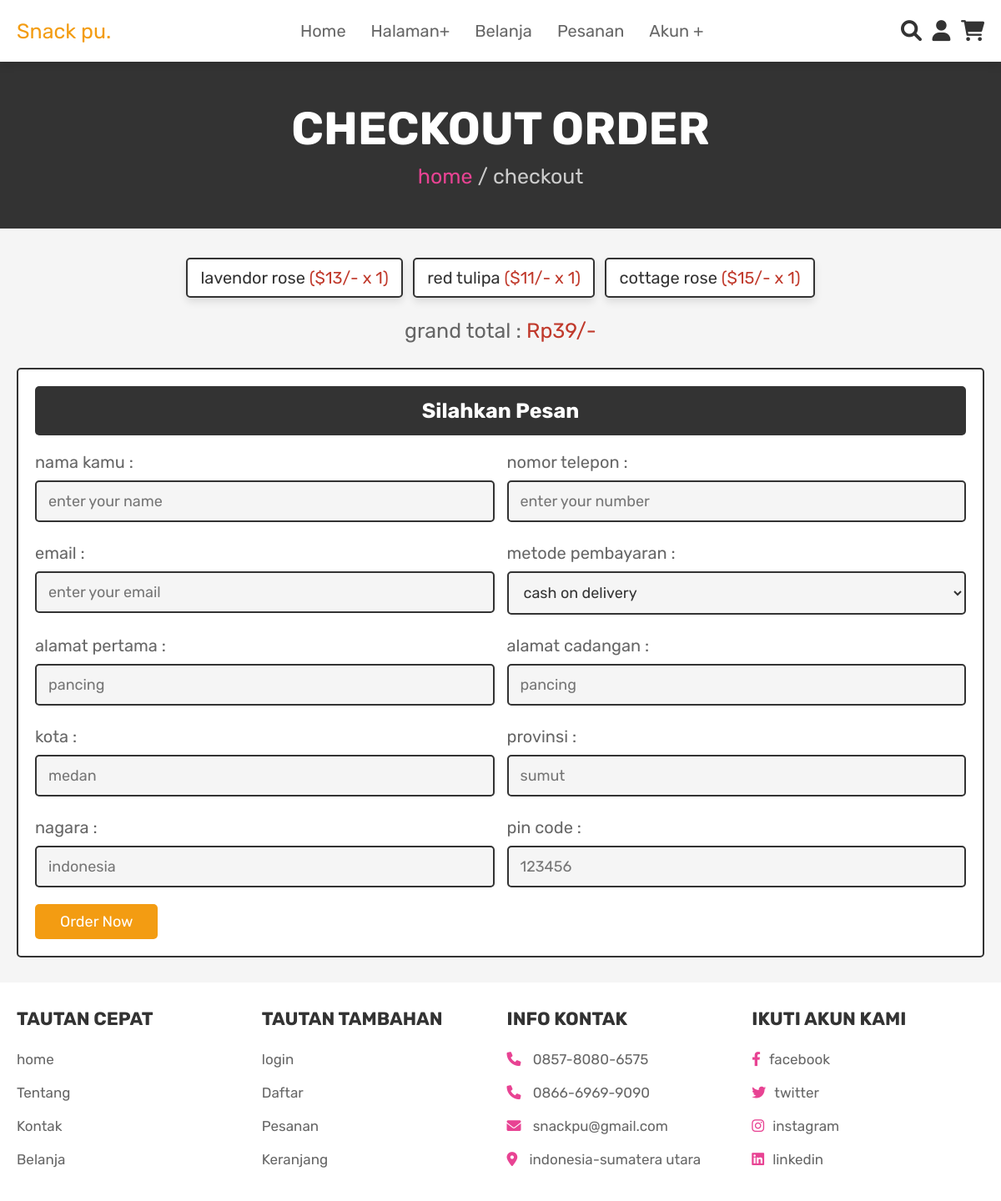
Page /image/revisi/checkout.php (signed in) on the committed database.
### tables this page shows
CREATE TABLE IF NOT EXISTS `cart` (
  `id` int(100) NOT NULL,
  `user_id` int(100) NOT NULL,
  `pid` int(100) NOT NULL,
  `name` varchar(100) NOT NULL,
  `price` int(100) NOT NULL,
  `quantity` int(100) NOT NULL,
  `image` varchar(100) NOT NULL
);

### image/revisi/checkout.php (the view, shortened to what this page needs)
<?php
@include 'config.php';
$user_id = $_SESSION['user_id'];
?>
<!DOCTYPE html>
<html lang="en">
<head>
   <link rel="stylesheet" href="https://cdnjs.cloudflare.com/ajax/libs/font-awesome/6.0.0/css/all.min.css">
   <link rel="stylesheet" href="css/style.css">
</head>
<body>
<?php @include 'header.php'; ?>
<section class="heading">
    <h3>checkout order</h3>
    <p> <a href="home.php">home</a> / checkout </p>
</section>
<section class="display-order">
    <?php
        $grand_total = 0;
        $select_cart = mysqli_query($conn, "SELECT * FROM `cart` WHERE user_id = '$user_id'") or die('query failed');
        if(mysqli_num_rows($select_cart) > 0){
            while($fetch_cart = mysqli_fetch_assoc($select_cart)){
            $total_price = ($fetch_cart['price'] * $fetch_cart['quantity']);
            $grand_total += $total_price;
    ?>
    <p> <?php echo $fetch_cart['name'] ?> <span>(<?php echo '$'.$fetch_cart['price'].'/-'.' x '.$fetch_cart['quantity']  ?>)</span> </p>
    <?php
        }
        }else{
            echo '<p class="empty">your cart is empty</p>';
        }
    ?>
    <div class="grand-total">grand total : <span>Rp<?php echo $grand_total; ?>/-</span></div>
</section>
<section class="checkout">
    <form action="" method="POST">
        <h3>silahkan pesan</h3>
        <div class="flex">
            <div class="inputBox">
                <span>nama kamu :</span>
                <input type="text" name="name" placeholder="enter your name">
            </div>
            <div class="inputBox">
                <span>nomor telepon :</span>
                <input type="number" name="number" min="0" placeholder="enter your number">
            </div>
            <div class="inputBox">
                <span>email  :</span>
                <input type="email" name="email" placeholder="enter your email">
            </div>
            <div class="inputBox">
                <span>metode pembayaran :</span>
                <select name="method">
                    <option value="cash on delivery">cash on delivery</option>
                </select>
            </div>
            <div class="inputBox">
                <span>alamat pertama :</span>
                <input type="text" name="flat" placeholder="pancing">
            </div>
            <div class="inputBox">
                <span>alamat cadangan :</span>
                <input type="text" name="street" placeholder="pancing">
            </div>
            <div class="inputBox">
                <span>kota :</span>
                <input type="text" name="city" placeholder="medan">
            </div>
            <div class="inputBox">
                <span>provinsi :</span>
                <input type="text" name="state" placeholder="sumut">
            </div>
            <div class="inputBox">
                <span>nagara :</span>
                <input type="text" name="country" placeholder="indonesia">
            </div>
            <div class="inputBox">
                <span>pin code :</span>
                <input type="number" min="0" name="pin_code" placeholder="123456">
            </div>
        </div>
        <input type="submit" name="order" value="order now" class="btn">
    </form>
</section>
<?php @include 'footer.php'; ?>
</body>
</html>

### css/style.css (style rules this page uses)
:root { --pink:#e84393; --red:#c0392b; --orange:#f39c12; --black:#333; --white:#fff; --light-color:#666; --light-white:#ccc; --light-bg:#f5f5f5; --border:.2rem solid var(--black); --box-shadow:0 .5rem 1rem rgba(0,0,0,.1); }
* { font-family: 'Rubik', sans-serif; margin:0; padding:0; box-sizing: border-box; outline: none; border:none; text-decoration: none; transition:all .2s linear; }
html { font-size: 62.5%; overflow-x: hidden; scroll-behavior: smooth; scroll-padding-top: 6.5rem; }
body { background: var(--light-bg); }
section { padding:3rem 2rem; }
.btn, .delete-btn, .option-btn { display: inline-block; border-radius: .5rem; margin-top: 1rem; font-size: 1.8rem; color:var(--white); cursor: pointer; padding:1rem 3rem; text-transform: capitalize; }
.btn { background-color: var(--orange); }
.heading { display: flex; flex-flow: column; align-items: center; justify-content: center; gap:1rem; background-color: var(--black); text-align: center; min-height: 25vh; }
.heading h3 { font-size: 5.5rem; color:var(--white); text-transform: uppercase; }
.heading p { font-size: 2.5rem; color:var(--light-white); }
.heading p a { color:var(--pink); }
.display-order { max-width: 1200px; margin:0 auto; text-align: center; padding-bottom: 0; }
.display-order p { display: inline-block; border-radius: .5rem; font-size: 2rem; color:var(--black); padding:1rem 1.5rem; margin:.5rem; background-color: var(--white); box-shadow: var(--box-shadow); border:var(--border); }
.display-order p span { color:var(--red); }
.display-order .grand-total { margin-top: 2rem; font-size: 2.5rem; color:var(--light-color); }
.display-order .grand-total span { color:var(--red); }
.checkout form { background-color: var(--white); border:var(--border); max-width: 1200px; margin:0 auto; border-radius: .5rem; padding:2rem; box-shadow: var(--border); }
.checkout form h3 { padding:1.5rem; font-size: 2.5rem; margin-bottom: 2rem; background-color: var(--black); color:var(--white); border-radius: .5rem; text-align: center; text-transform: capitalize; }
.checkout form .flex { display: flex; flex-wrap: wrap; gap:1.5rem; }
.checkout form .flex .inputBox { flex:1 1 40rem; }
.checkout form .flex .inputBox input, .checkout form .flex .inputBox select { margin:1rem 0; width: 100%; background-color: var(--light-bg); padding:1.2rem 1.4rem; border:var(--border); font-size: 1.8rem; color:var(--black); border-radius: .5rem; }
.checkout form .flex .inputBox span { font-size: 2rem; color:var(--light-color); }

### rows in the picture
cart: name "lavendor rose", price "13", quantity "1"
cart: name "red tulipa", price "11", quantity "1"
cart: name "cottage rose", price "15", quantity "1"

### other values in the picture
$grand_total "39"
